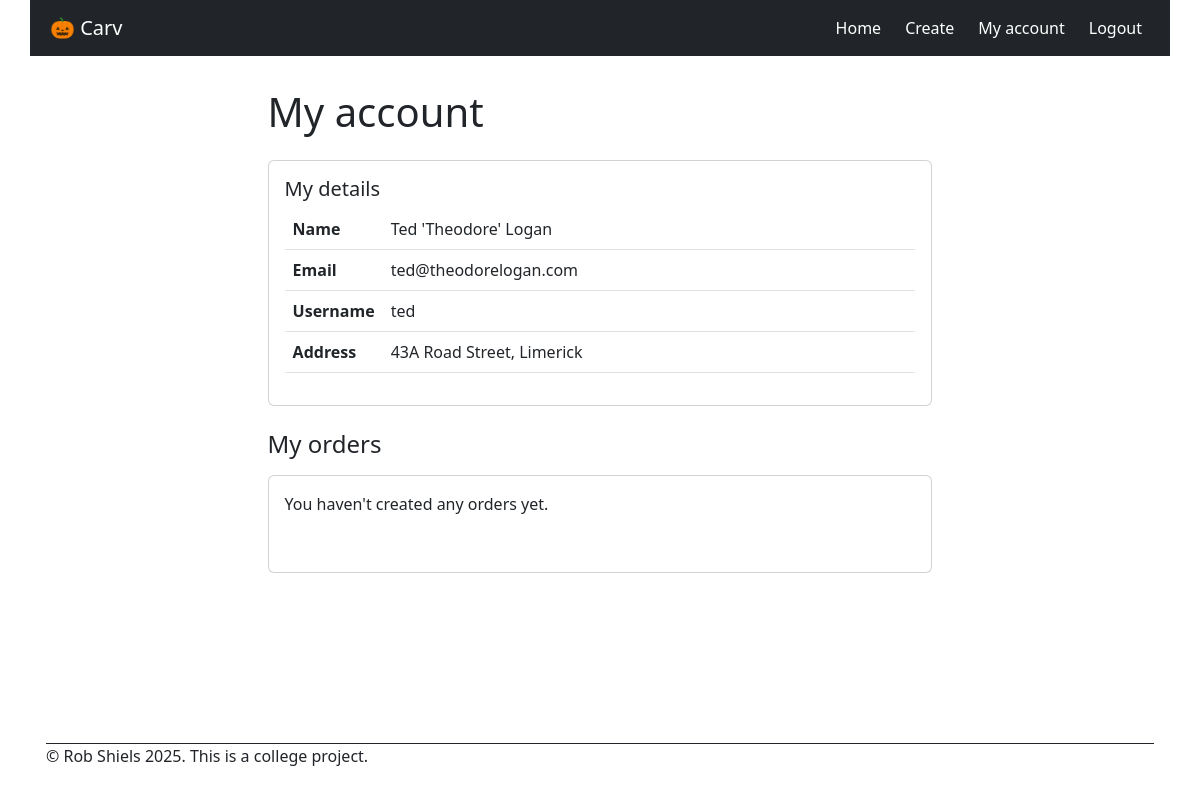
The app's page /my-account (signed in) with its own data.
### models.py (models this page shows, shortened)
class User(db.Model, UserMixin):
    __tablename__ = 'user'
    user_id: Mapped[int] = mapped_column(primary_key=True)
    username: Mapped[str] = mapped_column(nullable=False)
    password: Mapped[str] = mapped_column(nullable=False)
    name: Mapped[str] = mapped_column(nullable=False)
    email: Mapped[str] = mapped_column(nullable=False, unique=True)
    address: Mapped[str] = mapped_column(nullable=False)
    role: Mapped[str] = mapped_column(nullable=False, default="customer")
    orders = db.relationship('Order', back_populates='customer')

### app.py (the view)
@app.route("/my-account")
@login_required
def my_account():
    orders = Order.query.filter_by(customer_id=current_user.user_id).order_by(Order.order_id).all()
    return render_template("my-account.html", orders=orders)

### app.py (called while the page is built)
@login_manager.user_loader
def load_user(user_id):
    return User.query.get(int(user_id))

### templates/my-account.html (shortened to what this page needs)
{% set title = "My account" %}
{% extends "base.html" %}
{% block main %}
<div class="card mb-4">
    <div class="card-body">
        <h5 class="card-title ">My details</h5>
        <table class="table">
            <tbody>
                <tr>
                    <th scope="row" class="hug">Name</th>
                    <td>{{ current_user.name }}</td>
                </tr>
                <tr>
                    <th scope="row" class="hug">Email</th>
                    <td>{{ current_user.email }}</td>
                </tr>
                <tr>
                    <th scope="row" class="hug">Username</th>
                    <td>{{ current_user.username }}</td>
                </tr>
                <tr>
                    <th scope="row" class="hug">Address</th>
                    <td>{{ current_user.address }}</td>
                </tr>
            </tbody>
        </table>
    </div>
</div>
<h4 class="card-title mb-3">My orders</h4>
{% if not orders %}
<div class="card mb-3">
    <div class="card-body">
        <div class="pb-4">
            <p>You haven't created any orders yet.</p>
        </div>
    </div>
</div>
{% endif %}
{% endblock %}

### static/css/style.css (style rules this page uses)
* { margin: 0px; padding: 0px; font-size: 16px; }
html { height: 100%; color: white; }
body { margin: 0px; min-height: 100vh; }
.table td.hug, .table th.hug { width: 1%; white-space: nowrap; }
@media (min-width: 480px) { body { margin: 0px 24px; max-width: 1140px; margin-left: auto; margin-right: auto; } }
@media (min-width: 480px) { .card { width:60%; } }

### records on screen
User: name "Ted 'Theodore' Logan", email "ted@theodorelogan.com", username "ted", address "43A Road Street, Limerick"

### other values on screen
{{ title or "Welcome" }} "My account"
